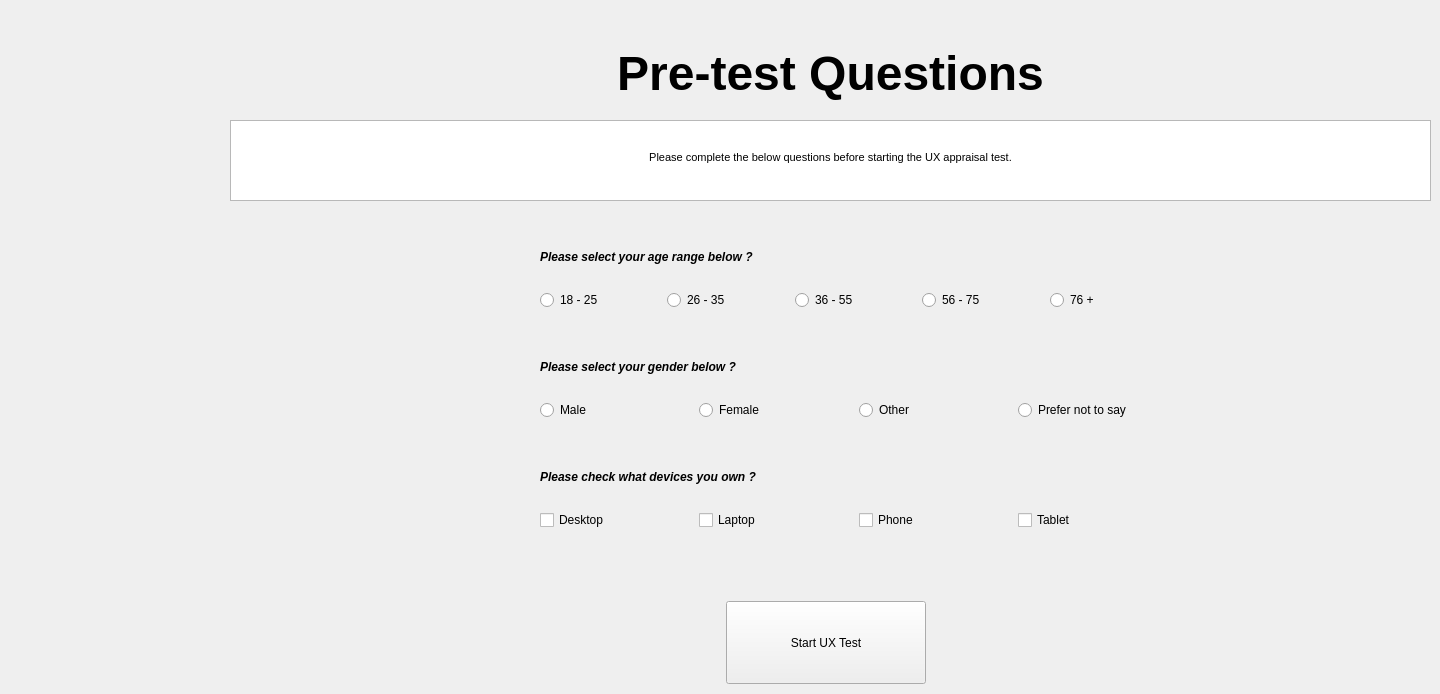
    <widget class="QWidget" name="question_screen">
     <widget class="QWidget" name="verticalLayoutWidget_9">
      <property name="geometry">
       <rect>
        <x>540</x>
        <y>230</y>
        <width>631</width>
        <height>80</height>
       </rect>
      </property>
      <layout class="QVBoxLayout" name="verticalLayout_8">
       <item>
        <widget class="QLabel" name="age_label">
         <property name="font">
          <font>
           <weight>75</weight>
           <italic>true</italic>
           <bold>true</bold>
          </font>
         </property>
         <property name="text">
          <string>Please select your age range below ?</string>
         </property>
        </widget>
       </item>
       <item>
        <layout class="QHBoxLayout" name="horizontalLayout_12">
         <item>
          <widget class="QRadioButton" name="age_1_button">
           <property name="text">
            <string>18 - 25</string>
           </property>
          </widget>
         </item>
         <item>
          <widget class="QRadioButton" name="age_2_button">
           <property name="text">
            <string>26 - 35</string>
           </property>
          </widget>
         </item>
         <item>
          <widget class="QRadioButton" name="age_3_button">
           <property name="text">
            <string>36 - 55</string>
           </property>
          </widget>
         </item>
         <item>
          <widget class="QRadioButton" name="age_4_button">
           <property name="text">
            <string>56 - 75</string>
           </property>
          </widget>
         </item>
         <item>
          <widget class="QRadioButton" name="age_5_button">
           <property name="text">
            <string>76 +</string>
           </property>
          </widget>
         </item>
        </layout>
       </item>
      </layout>
     </widget>
     <widget class="QWidget" name="verticalLayoutWidget_10">
      <property name="geometry">
       <rect>
        <x>540</x>
        <y>340</y>
        <width>631</width>
        <height>80</height>
       </rect>
      </property>
      <layout class="QVBoxLayout" name="verticalLayout_9">
       <item>
        <widget class="QLabel" name="label_6">
         <property name="font">
          <font>
           <weight>75</weight>
           <italic>true</italic>
           <bold>true</bold>
          </font>
         </property>
         <property name="text">
          <string>Please select your gender below ?</string>
         </property>
        </widget>
       </item>
       <item>
        <layout class="QHBoxLayout" name="horizontalLayout_13">
         <item>
          <widget class="QRadioButton" name="gender_1_button">
           <property name="text">
            <string>Male</string>
           </property>
          </widget>
         </item>
         <item>
          <widget class="QRadioButton" name="gender_2_button">
           <property name="text">
            <string>Female</string>
           </property>
          </widget>
         </item>
         <item>
          <widget class="QRadioButton" name="gender_3_button">
           <property name="text">
            <string>Other</string>
           </property>
          </widget>
         </item>
         <item>
          <widget class="QRadioButton" name="gender_4_button">
           <property name="text">
            <string>Prefer not to say</string>
           </property>
          </widget>
         </item>
        </layout>
       </item>
      </layout>
     </widget>
     <widget class="QWidget" name="verticalLayoutWidget_11">
      <property name="geometry">
       <rect>
        <x>540</x>
        <y>450</y>
        <width>631</width>
        <height>80</height>
       </rect>
      </property>
      <layout class="QVBoxLayout" name="verticalLayout_10">
       <item>
        <widget class="QLabel" name="device_label">
         <property name="font">
          <font>
           <weight>75</weight>
           <italic>true</italic>
           <bold>true</bold>
          </font>
         </property>
         <property name="text">
          <string>Please check what devices you own ?</string>
         </property>
        </widget>
       </item>
       <item>
        <layout class="QHBoxLayout" name="horizontalLayout_14">
         <item>
          <widget class="QCheckBox" name="device_check_1">
           <property name="text">
            <string>Desktop</string>
           </property>
          </widget>
         </item>
         <item>
          <widget class="QCheckBox" name="device_check_2">
           <property name="text">
            <string>Laptop</string>
           </property>
          </widget>
         </item>
         <item>
          <widget class="QCheckBox" name="device_check_3">
           <property name="text">
            <string>Phone</string>
           </property>
          </widget>
         </item>
         <item>
          <widget class="QCheckBox" name="device_check_4">
           <property name="text">
            <string>Tablet</string>
           </property>
          </widget>
         </item>
        </layout>
       </item>
      </layout>
     </widget>
     <widget class="QTextBrowser" name="textBrowser_3">
      <property name="geometry">
       <rect>
        <x>230</x>
        <y>120</y>
        <width>1201</width>
        <height>81</height>
       </rect>
      </property>
      <property name="html">
       <string>&lt;!DOCTYPE HTML PUBLIC &quot;-//W3C//DTD HTML 4.0//EN&quot; &quot;http://www.w3.org/TR/REC-html40/strict.dtd&quot;&gt;
&lt;html&gt;&lt;head&gt;&lt;meta name=&quot;qrichtext&quot; content=&quot;1&quot; /&gt;&lt;style type=&quot;text/css&quot;&gt;
p, li { white-space: pre-wrap; }
&lt;/style&gt;&lt;/head&gt;&lt;body style=&quot; font-family:'MS Shell Dlg 2'; font-size:8.25pt; font-weight:400; font-style:normal;&quot;&gt;
&lt;p align=&quot;center&quot; style=&quot;-qt-paragraph-type:empty; margin-top:0px; margin-bottom:0px; margin-left:0px; margin-right:0px; -qt-block-indent:0; text-indent:0px;&quot;&gt;&lt;br /&gt;&lt;/p&gt;
&lt;p align=&quot;center&quot; style=&quot;-qt-paragraph-type:empty; margin-top:0px; margin-bottom:0px; margin-left:0px; margin-right:0px; -qt-block-indent:0; text-indent:0px;&quot;&gt;&lt;br /&gt;&lt;/p&gt;
&lt;p align=&quot;center&quot; style=&quot; margin-top:0px; margin-bottom:0px; margin-left:0px; margin-right:0px; -qt-block-indent:0; text-indent:0px;&quot;&gt;Please complete the below questions before starting the UX appraisal test.&lt;/p&gt;
&lt;p align=&quot;center&quot; style=&quot;-qt-paragraph-type:empty; margin-top:0px; margin-bottom:0px; margin-left:0px; margin-right:0px; -qt-block-indent:0; text-indent:0px;&quot;&gt;&lt;br /&gt;&lt;/p&gt;
&lt;p align=&quot;center&quot; style=&quot;-qt-paragraph-type:empty; margin-top:0px; margin-bottom:0px; margin-left:0px; margin-right:0px; -qt-block-indent:0; text-indent:0px;&quot;&gt;&lt;br /&gt;&lt;/p&gt;&lt;/body&gt;&lt;/html&gt;</string>
      </property>
     </widget>
     <widget class="QLabel" name="label_8">
      <property name="geometry">
       <rect>
        <x>230</x>
        <y>20</y>
        <width>1201</width>
        <height>107</height>
       </rect>
      </property>
      <property name="font">
       <font>
        <pointsize>36</pointsize>
        <weight>75</weight>
        <bold>true</bold>
       </font>
      </property>
      <property name="text">
       <string>Pre-test Questions</string>
      </property>
      <property name="alignment">
       <set>Qt::AlignCenter</set>
      </property>
     </widget>
     <widget class="QWidget" name="layoutWidget_7">
      <property name="geometry">
       <rect>
        <x>230</x>
        <y>600</y>
        <width>1191</width>
        <height>85</height>
       </rect>
      </property>
      <layout class="QHBoxLayout" name="horizontalLayout_16">
       <item>
        <spacer name="horizontalSpacer_30">
         <property name="orientation">
          <enum>Qt::Horizontal</enum>
         </property>
         <property name="sizeHint" stdset="0">
          <size>
           <width>40</width>
           <height>20</height>
          </size>
         </property>
        </spacer>
       </item>
       <item>
        <widget class="QPushButton" name="ux_start_button">
         <property name="sizePolicy">
          <sizepolicy hsizetype="Minimum" vsizetype="Maximum">
           <horstretch>0</horstretch>
           <verstretch>0</verstretch>
          </sizepolicy>
         </property>
         <property name="minimumSize">
          <size>
           <width>200</width>
           <height>83</height>
          </size>
         </property>
         <property name="text">
          <string>Start UX Test</string>
         </property>
        </widget>
       </item>
       <item>
        <spacer name="horizontalSpacer_31">
         <property name="orientation">
          <enum>Qt::Horizontal</enum>
         </property>
         <property name="sizeHint" stdset="0">
          <size>
           <width>40</width>
           <height>20</height>
          </size>
         </property>
        </spacer>
       </item>
      </layout>
     </widget>
     <widget class="QLabel" name="warning_label">
      <property name="geometry">
       <rect>
        <x>550</x>
        <y>550</y>
        <width>571</width>
        <height>31</height>
       </rect>
      </property>
      <property name="palette">
       <palette>
        <active>
         <colorrole role="WindowText">
          <brush brushstyle="SolidPattern">
           <color alpha="255">
            <red>255</red>
            <green>0</green>
            <blue>0</blue>
           </color>
          </brush>
         </colorrole>
         <colorrole role="Button">
          <brush brushstyle="SolidPattern">
           <color alpha="255">
            <red>255</red>
            <green>0</green>
            <blue>0</blue>
           </color>
          </brush>
         </colorrole>
         <colorrole role="Light">
          <brush brushstyle="SolidPattern">
           <color alpha="255">
            <red>255</red>
            <green>127</green>
            <blue>127</blue>
           </color>
          </brush>
         </colorrole>
         <colorrole role="Midlight">
          <brush brushstyle="SolidPattern">
           <color alpha="255">
            <red>255</red>
            <green>63</green>
            <blue>63</blue>
           </color>
          </brush>
         </colorrole>
         <colorrole role="Dark">
          <brush brushstyle="SolidPattern">
           <color alpha="255">
            <red>127</red>
            <green>0</green>
            <blue>0</blue>
           </color>
          </brush>
         </colorrole>
         <colorrole role="Mid">
          <brush brushstyle="SolidPattern">
           <color alpha="255">
            <red>170</red>
            <green>0</green>
            <blue>0</blue>
           </color>
          </brush>
         </colorrole>
         <colorrole role="Text">
          <brush brushstyle="SolidPattern">
           <color alpha="255">
            <red>0</red>
            <green>0</green>
            <blue>0</blue>
           </color>
          </brush>
         </colorrole>
         <colorrole role="BrightText">
          <brush brushstyle="SolidPattern">
           <color alpha="255">
            <red>255</red>
            <green>255</green>
            <blue>255</blue>
           </color>
          </brush>
         </colorrole>
         <colorrole role="ButtonText">
          <brush brushstyle="SolidPattern">
           <color alpha="255">
            <red>0</red>
            <green>0</green>
            <blue>0</blue>
           </color>
          </brush>
         </colorrole>
         <colorrole role="Base">
          <brush brushstyle="SolidPattern">
           <color alpha="255">
            <red>255</red>
            <green>255</green>
            <blue>255</blue>
           </color>
          </brush>
         </colorrole>
         <colorrole role="Window">
          <brush brushstyle="SolidPattern">
           <color alpha="255">
            <red>255</red>
            <green>0</green>
            <blue>0</blue>
           </color>
          </brush>
         </colorrole>
         <colorrole role="Shadow">
          <brush brushstyle="SolidPattern">
           <color alpha="255">
            <red>0</red>
            <green>0</green>
            <blue>0</blue>
           </color>
          </brush>
         </colorrole>
         <colorrole role="AlternateBase">
          <brush brushstyle="SolidPattern">
           <color alpha="255">
            <red>255</red>
            <green>127</green>
            <blue>127</blue>
           </color>
          </brush>
         </colorrole>
         <colorrole role="ToolTipBase">
          <brush brushstyle="SolidPattern">
           <color alpha="255">
            <red>255</red>
            <green>255</green>
            <blue>220</blue>
           </color>
          </brush>
         </colorrole>
         <colorrole role="ToolTipText">
          <brush brushstyle="SolidPattern">
           <color alpha="255">
            <red>0</red>
            <green>0</green>
            <blue>0</blue>
           </color>
          </brush>
         </colorrole>
         <colorrole role="PlaceholderText">
          <brush brushstyle="SolidPattern">
           <color alpha="128">
            <red>0</red>
            <green>0</green>
            <blue>0</blue>
           </color>
          </brush>
         </colorrole>
        </active>
        <inactive>
         <colorrole role="WindowText">
          <brush brushstyle="SolidPattern">
           <color alpha="255">
            <red>255</red>
            <green>0</green>
            <blue>0</blue>
           </color>
          </brush>
         </colorrole>
         <colorrole role="Button">
          <brush brushstyle="SolidPattern">
           <color alpha="255">
            <red>255</red>
            <green>0</green>
            <blue>0</blue>
           </color>
          </brush>
         </colorrole>
         <colorrole role="Light">
          <brush brushstyle="SolidPattern">
           <color alpha="255">
            <red>255</red>
            <green>127</green>
            <blue>127</blue>
           </color>
          </brush>
         </colorrole>
         <colorrole role="Midlight">
          <brush brushstyle="SolidPattern">
           <color alpha="255">
            <red>255</red>
            <green>63</green>
            <blue>63</blue>
           </color>
          </brush>
         </colorrole>
         <colorrole role="Dark">
          <brush brushstyle="SolidPattern">
           <color alpha="255">
            <red>127</red>
            <green>0</green>
            <blue>0</blue>
           </color>
          </brush>
         </colorrole>
         <colorrole role="Mid">
          <brush brushstyle="SolidPattern">
           <color alpha="255">
            <red>170</red>
            <green>0</green>
            <blue>0</blue>
           </color>
          </brush>
         </colorrole>
         <colorrole role="Text">
          <brush brushstyle="SolidPattern">
           <color alpha="255">
            <red>0</red>
            <green>0</green>
            <blue>0</blue>
           </color>
          </brush>
         </colorrole>
         <colorrole role="BrightText">
          <brush brushstyle="SolidPattern">
           <color alpha="255">
            <red>255</red>
            <green>255</green>
            <blue>255</blue>
           </color>
          </brush>
         </colorrole>
         <colorrole role="ButtonText">
          <brush brushstyle="SolidPattern">
           <color alpha="255">
            <red>0</red>
            <green>0</green>
            <blue>0</blue>
           </color>
          </brush>
         </colorrole>
         <colorrole role="Base">
          <brush brushstyle="SolidPattern">
           <color alpha="255">
            <red>255</red>
            <green>255</green>
            <blue>255</blue>
           </color>
          </brush>
         </colorrole>
         <colorrole role="Window">
          <brush brushstyle="SolidPattern">
           <color alpha="255">
            <red>255</red>
            <green>0</green>
            <blue>0</blue>
           </color>
          </brush>
         </colorrole>
         <colorrole role="Shadow">
          <brush brushstyle="SolidPattern">
           <color alpha="255">
            <red>0</red>
            <green>0</green>
            <blue>0</blue>
           </color>
          </brush>
         </colorrole>
         <colorrole role="AlternateBase">
          <brush brushstyle="SolidPattern">
           <color alpha="255">
            <red>255</red>
            <green>127</green>
            <blue>127</blue>
           </color>
          </brush>
         </colorrole>
         <colorrole role="ToolTipBase">
          <brush brushstyle="SolidPattern">
           <color alpha="255">
            <red>255</red>
            <green>255</green>
            <blue>220</blue>
           </color>
          </brush>
         </colorrole>
         <colorrole role="ToolTipText">
          <brush brushstyle="SolidPattern">
           <color alpha="255">
            <red>0</red>
            <green>0</green>
            <blue>0</blue>
           </color>
          </brush>
         </colorrole>
         <colorrole role="PlaceholderText">
          <brush brushstyle="SolidPattern">
           <color alpha="128">
            <red>0</red>
            <green>0</green>
            <blue>0</blue>
           </color>
          </brush>
         </colorrole>
        </inactive>
        <disabled>
         <colorrole role="WindowText">
          <brush brushstyle="SolidPattern">
           <color alpha="255">
            <red>127</red>
            <green>0</green>
            <blue>0</blue>
           </color>
          </brush>
         </colorrole>
         <colorrole role="Button">
          <brush brushstyle="SolidPattern">
           <color alpha="255">
            <red>255</red>
            <green>0</green>
            <blue>0</blue>
           </color>
          </brush>
         </colorrole>
         <colorrole role="Light">
          <brush brushstyle="SolidPattern">
           <color alpha="255">
            <red>255</red>
            <green>127</green>
            <blue>127</blue>
           </color>
          </brush>
         </colorrole>
         <colorrole role="Midlight">
          <brush brushstyle="SolidPattern">
           <color alpha="255">
            <red>255</red>
            <green>63</green>
            <blue>63</blue>
           </color>
          </brush>
         </colorrole>
         <colorrole role="Dark">
          <brush brushstyle="SolidPattern">
           <color alpha="255">
            <red>127</red>
            <green>0</green>
            <blue>0</blue>
           </color>
          </brush>
         </colorrole>
         <colorrole role="Mid">
          <brush brushstyle="SolidPattern">
           <color alpha="255">
            <red>170</red>
            <green>0</green>
            <blue>0</blue>
           </color>
          </brush>
         </colorrole>
         <colorrole role="Text">
          <brush brushstyle="SolidPattern">
           <color alpha="255">
            <red>127</red>
            <green>0</green>
            <blue>0</blue>
           </color>
          </brush>
         </colorrole>
         <colorrole role="BrightText">
          <brush brushstyle="SolidPattern">
           <color alpha="255">
            <red>255</red>
            <green>255</green>
            <blue>255</blue>
           </color>
          </brush>
         </colorrole>
         <colorrole role="ButtonText">
          <brush brushstyle="SolidPattern">
           <color alpha="255">
            <red>127</red>
            <green>0</green>
            <blue>0</blue>
           </color>
          </brush>
         </colorrole>
         <colorrole role="Base">
          <brush brushstyle="SolidPattern">
           <color alpha="255">
            <red>255</red>
            <green>0</green>
            <blue>0</blue>
           </color>
          </brush>
         </colorrole>
         <colorrole role="Window">
          <brush brushstyle="SolidPattern">
           <color alpha="255">
            <red>255</red>
            <green>0</green>
            <blue>0</blue>
           </color>
          </brush>
         </colorrole>
         <colorrole role="Shadow">
          <brush brushstyle="SolidPattern">
           <color alpha="255">
            <red>0</red>
            <green>0</green>
            <blue>0</blue>
           </color>
          </brush>
         </colorrole>
         <colorrole role="AlternateBase">
          <brush brushstyle="SolidPattern">
           <color alpha="255">
            <red>255</red>
            <green>0</green>
            <blue>0</blue>
           </color>
          </brush>
         </colorrole>
         <colorrole role="ToolTipBase">
          <brush brushstyle="SolidPattern">
           <color alpha="255">
            <red>255</red>
            <green>255</green>
            <blue>220</blue>
           </color>
          </brush>
         </colorrole>
         <colorrole role="ToolTipText">
          <brush brushstyle="SolidPattern">
           <color alpha="255">
            <red>0</red>
            <green>0</green>
            <blue>0</blue>
           </color>
          </brush>
         </colorrole>
         <colorrole role="PlaceholderText">
          <brush brushstyle="SolidPattern">
           <color alpha="128">
            <red>0</red>
            <green>0</green>
            <blue>0</blue>
           </color>
          </brush>
         </colorrole>
        </disabled>
       </palette>
      </property>
      <property name="font">
       <font>
        <pointsize>15</pointsize>
        <weight>75</weight>
        <bold>true</bold>
       </font>
      </property>
      <property name="text">
       <string/>
      </property>
     </widget>
    </widget>
